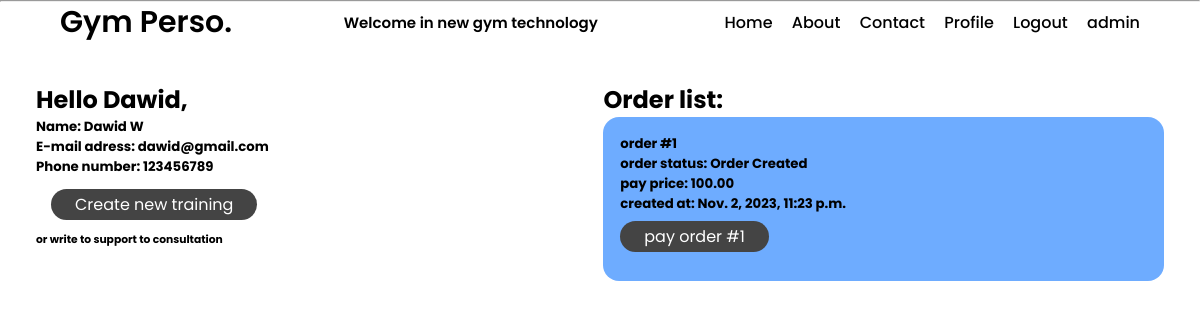
The page /accounts/profile/ (signed in) on the database its author committed.
### accounts/models.py (models this page shows, shortened)
class UserProxy(models.Model):
    first_name = models.CharField(max_length=15, null=True, blank=True)
    last_name = models.CharField(max_length=15, null=True, blank=True)
    email = models.EmailField(max_length=100, unique=True)
    phone_number = models.DecimalField(max_digits=9, decimal_places=0, null=True, blank=True, default="123456789")
    city = models.CharField(max_length=255, null=True, blank=True,default=None)
    date_birthday = models.DateField(null=True, blank=True)
    first_step = models.BooleanField(default=True)
    first_order = models.BooleanField(default=True)
    regulations = models.BooleanField(default=False)
    regulations_id = models.DecimalField(max_digits=3, decimal_places=0, null=True, blank=True)
    active_sub = models.BooleanField(default=False)
    id_sub = models.DecimalField(max_digits=7,decimal_places=0,blank=True, null=True)
    price_base = models.DecimalField(max_digits=7, decimal_places=2, null=True)

### orders/models.py (models this page shows, shortened)
class Order(models.Model):
    order_id = models.AutoField(primary_key=True)
    order_status = models.CharField(choices=[
        ("OC", "Order Created"),
        ("WP", "Waiting for Payment"),
        ("PA", "Payment Accepted"),
        ("PE", "Payment Error"),
        ("WA", "Waiting for Acception"),
        ("OA", "Order Accepted"),
        ("OS", "Order Sended"),
    ],default='OC', max_length=255)
    email_adress = models.EmailField(max_length=255)
    user_name = models.CharField(max_length=30, blank=True)
    language = models.CharField(choices=[
        ("PL", "Polish"),
        ("EN", "English"),
    ], default="EN", max_length=255)
    name_coupon = models.CharField(max_length=15, null=True, blank=True)
    original_price = models.DecimalField(max_digits=7, decimal_places=2, null=True)
    pay_price = models.DecimalField(max_digits=7, decimal_places=2)
    editor_email = models.EmailField(max_length=255, blank=True)
    created_at = models.DateTimeField(auto_now_add=True)
    updated_at = models.DateTimeField(auto_now=True)
    item_order = models.ForeignKey('orders.Item', related_name="items", null=True, blank=True, on_delete=models.CASCADE)
    questionnaire_id = models.CharField(max_length=15, null=True, blank=True)
    visible = models.BooleanField(default=True)

### accounts/views.py (the view)
# urls.py: path('profile/', views.profile, name='profile'),
@login_required(redirect_field_name="login")
def profile(request):
    obj = UserProxy.objects.filter(email=request.user.email)
    if not obj:
        return redirect('register_more_info')
    else:
        user_proxy = UserProxy.objects.get(email = request.user.email)
        orders = Order.objects.filter(email_adress = request.user.email).filter(visible = True)
        return render(request, 'profile.html',{"user_proxy": user_proxy, "orders": orders})

### templates/profile.html (shortened to what this page needs)
{% include 'base.html' %}
{% block content %}
<body class="column">
    {% include 'navbar.html' %}
    <section class="body row">
        <div class="content">
            <h1> Hello {{user_proxy.first_name}}, </h1>
            <div>
                <h5>Name: {{user_proxy.first_name}} {{user_proxy.last_name}} </h5>
            </div>
            <div>
                <h5>E-mail adress: {{user_proxy.email}} </h5>
            </div>
            <div>
                <h5>Phone number: {{user_proxy.phone_number}} </h5>
            </div>
            <div class="button-container">
                <a type="submit" href="/questionnaire" class="button">Create new training</a>
            </div>
            <div>
                <h6>or write to support to consultation</h6>
            </div>
        </div>
        <div class="content">
            <div>
                <div>
                    <h1> Order list: </h1>
                </div>
                <div class="list container padding">
                    {% for order in orders reversed %}
                        <div class="content">
                            <div class="order_informations">
                                <h5>order #{{order.order_id}} </h5>
                                <h5>order status: {{order.get_order_status_display}} </h5>
                                <h5>pay price: {{order.pay_price}} </h5>
                                <h5>created at: {{order.created_at}} </h5>
                            <div>
                            {%if order.get_order_status_display == 'Order Created'%}
                                <div class="order_button_container">
                                    <a type="submit" href="/orders/payment/{{order.order_id}}/" class="order_button">pay order #{{order.order_id}}</a>
                                </div>
                            {%endif%}
                        </div>
                    {%empty%}
                            <h5>empty list</h5>
                    {% endfor %}
                </div>
            </div>
        </div>
    </section>
</body>
{% endblock %}
</html>

### static/style.css (style rules this page uses)
:root { --clr-background: #ffffff; --clr-text-black:#444444; --clr-text-white: #ffffff; --clr-text-background: #444444; --clr-container-background:#006eff91; }
* { margin: 0; padding: 0; box-sizing: border-box; font-family: 'Poppins','sans-serif'; }
.body { margin: 80px 3% 3% 3%; }
.content { flex-grow: 1; flex-direction: column; justify-content: center; align-items: center; width: auto; }
.container { flex-grow: 1; flex-direction: column; overflow: hidden; justify-content: center; align-items: center; background-color: var(--clr-container-background); }
.padding { padding: 3%; border-radius: 1rem; }
.row { align-content: flex-start; display: flex; overflow: hidden; flex-direction: row; }
.list { flex-grow: 1; flex-direction: column; justify-content: center; align-items: center; width: auto; }
.order_button { background-color: var(--clr-text-background); color: var(--clr-text-white); padding: 4px 24px; border-radius: 1rem; text-decoration: none; margin-top: 15px; }
.order_button_container { margin-top: 10px; margin-bottom: 15px; }
.button { text-decoration: none; color: var(--clr-text-white); background-color: var(--clr-text-background); padding: 4px 24px; border-radius: 1rem; margin-left: 15px; transition: .3s; }
.button::after, .button:hover { background-color: var(--clr-container-background); }
.button-container { margin-top: 15px; margin-bottom: 15px; }

### rows shown on the page
UserProxy: first_name "Dawid", last_name "W", email "dawid@gmail.com", phone_number "123456789"
Order: order_id "1", order_status "Order Created", pay_price "100.00", created_at "Nov. 2, 2023, 11:23 p.m."
